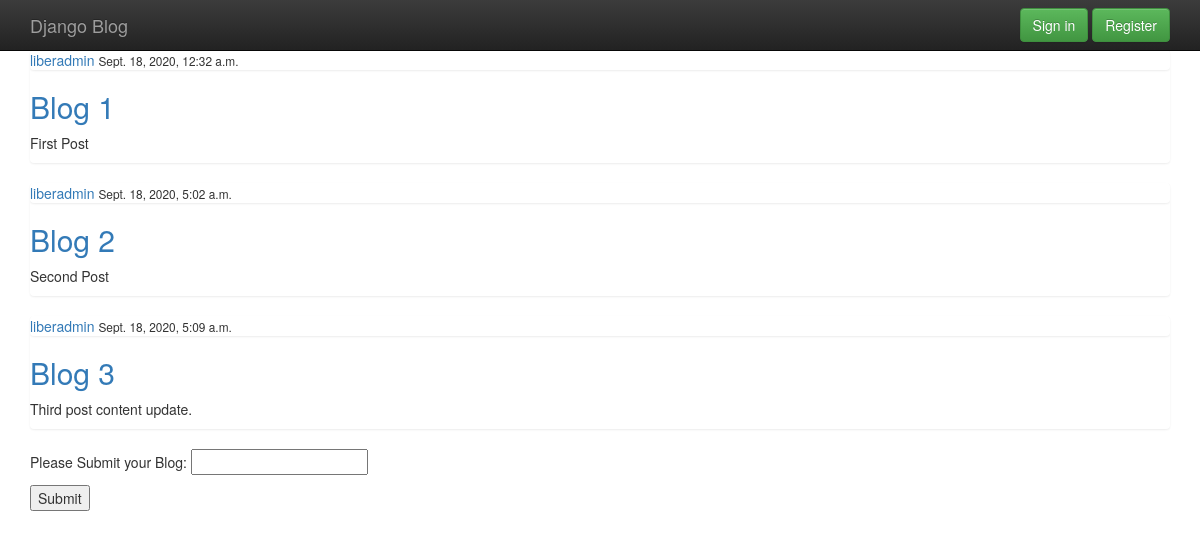
The app's page /business, older data.
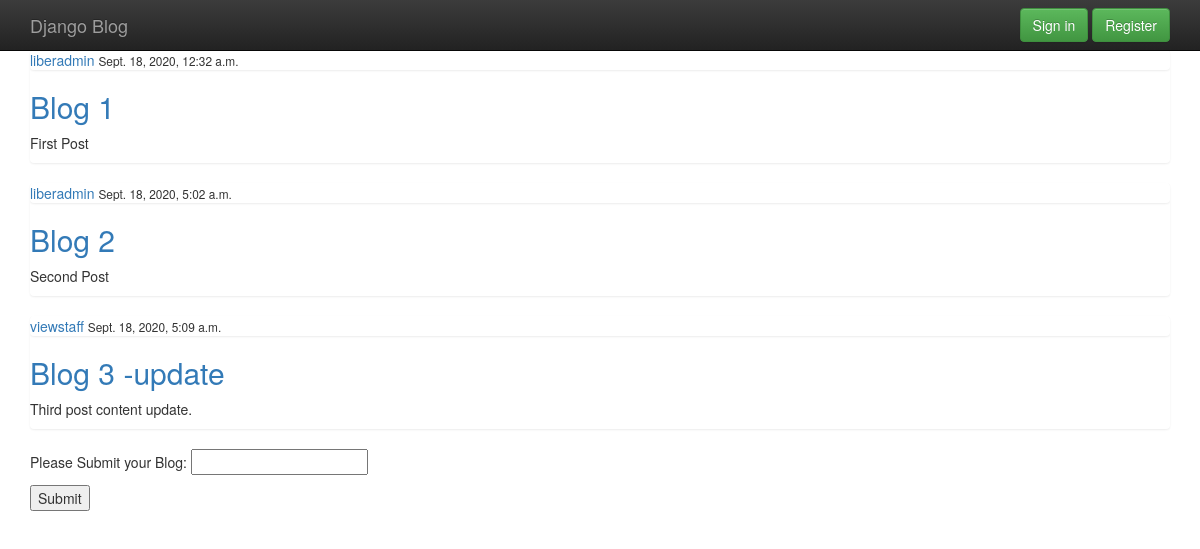
The same page, newer data.
### blog/models.py (models this page shows, shortened)
class Post(models.Model):
    title = models.CharField(max_length=100)
    content = models.TextField()
    date_posted = models.DateTimeField(default=timezone.now)
    author = models.ForeignKey(User, on_delete=models.CASCADE)

### blog/views.py (the view)
# urls.py: path('business', views.business, name='business'),
def business(request):
    context = {
        'posts' : Post.objects.all()
    }
    return render(request, "blog/business.html", context)

### blog/templates/blog/business.html (shortened to what this page needs)
{% extends 'blog/base.html' %}
{% block content %}
<section class="container">
{% for post in posts %}
    <div class="list-group">
        <article>
            <div class="media-body">
                <div class="list-group">
                    <a href="#">{{ post.author }}</a>
                    <small>{{ post.date_posted }}</small>
                </div>
                <h2><a href="#">{{ post.title }}</a></h2>
                <p>{{ post.content }}</p>
            </div>
        </article>
    </div>
{% endfor %}
</section>
<section class="container">
    <form action="" method="post">
        <p>
            Please Submit your Blog:
            <input type="text" name="url">
        </p>
        <p>
            <button type="submit">Submit</button>
        </p>
    </form>
</section>
{% endblock content %}

### blog/templates/blog/base.html (shortened to what this page needs)
<!doctype html>
<html class="no-js" lang="">
    <head>
        <link rel="stylesheet" href="/static/blog/css/bootstrap.min.css">
        <link rel="stylesheet" href="/static/blog/css/bootstrap-theme.min.css">
        <link rel="stylesheet" href="/static/blog/css/main.css">
    </head>
    <body>
    <nav class="navbar navbar-inverse navbar-fixed-top" role="navigation">
      <div class="container">
        <div class="navbar-header">
          <a class="navbar-brand" href="/">Django Blog</a>
        </div>
        <div id="navbar" class="navbar-collapse collapse">
          <form class="navbar-form navbar-right" role="form">
            <a class="btn btn-success" role="button">Sign in</a>
            <a class="btn btn-success" role="button">Register</a>
          </form>
        </div>
      </div>
    </nav>
    {% block content %}
    {% endblock %}
    </body>
</html>

### users/static/blog/css/main.css (style rules this page uses)
h2,h3,h4,h5,h6 { color: #b30000; }

### blog/templates/blog/base.html (style rules this page uses)
body { padding-top: 50px; padding-bottom: 20px; }

Row changes from the older to the newer data that the page shows:
changed Post "Third post content update.": author "liberadmin" → "viewstaff"; title "Blog 3" → "Blog 3 -update"
